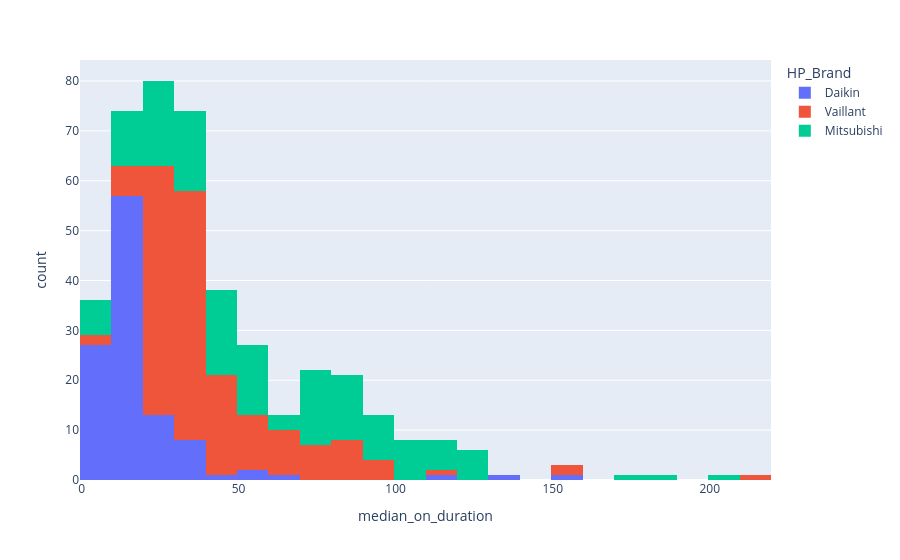

This figure's notebook cell:
### Code cell
px.histogram(groups, x="median_on_duration", color="HP_Brand")

### Figure 1 — Plotly figure (JSON) as saved in the notebook; plotly's stock layout.template omitted (floating-point values rounded to 4 significant figures; data arrays with more than 128 entries replaced by an {"elided": "..."} marker saying what was removed)
{"data": [{"alignmentgroup": "True", "bingroup": "x", "hovertemplate": "HP_Brand=Daikin<br>median_on_duration=%{x}<br>count=%{y}<extra></extra>", "legendgroup": "Daikin", "marker": {"color": "#636efa", "pattern": {"shape": ""}}, "name": "Daikin", "offsetgroup": "Daikin", "orientation": "v", "showlegend": true, "type": "histogram", "x": [4, 20, 8, 14, 10, 10, 12, 12, 12, 6, 18, 14, 22, 20, 10, 2, 4, 8, 151, 12, 132, 12, 12, 10, 4, 12, 26, 32, 10, 36, 12, 36, 8, 10, 12, 12, 12, 12, 2, 12, 2, 16, 2, 26, 10, 10, 112, 10, 4, 10, 24, 10, 12, 16, 22, 8, 10, 20, 30, 4, 12, 4, 26, 12, 0, 2, 14, 4, 16, 54, 10, 10, 12, 10, 10, 18, 10, 40, 62, 10, 32, 12, 28, 4, 4, 4, 18, 2, 16, 22, 10, 12, 28, 8, 14, 10, 58, 12, 34, 34, 16, 38, 2, 8, 22, 6, 4, 12, 12, 12, 16, 12], "xaxis": "x", "yaxis": "y"}, {"alignmentgroup": "True", "bingroup": "x", "hovertemplate": "HP_Brand=Vaillant<br>median_on_duration=%{x}<br>count=%{y}<extra></extra>", "legendgroup": "Vaillant", "marker": {"color": "#EF553B", "pattern": {"shape": ""}}, "name": "Vaillant", "offsetgroup": "Vaillant", "orientation": "v", "showlegend": true, "type": "histogram", "x": {"elided": "171 int values"}, "xaxis": "x", "yaxis": "y"}, {"alignmentgroup": "True", "bingroup": "x", "hovertemplate": "HP_Brand=Mitsubishi<br>median_on_duration=%{x}<br>count=%{y}<extra></extra>", "legendgroup": "Mitsubishi", "marker": {"color": "#00cc96", "pattern": {"shape": ""}}, "name": "Mitsubishi", "offsetgroup": "Mitsubishi", "orientation": "v", "showlegend": true, "type": "histogram", "x": {"elided": "145 int values"}, "xaxis": "x", "yaxis": "y"}], "layout": {"barmode": "relative", "legend": {"title": {"text": "HP_Brand"}, "tracegroupgap": 0}, "margin": {"t": 60}, "xaxis": {"anchor": "y", "domain": [0, 1], "title": {"text": "median_on_duration"}}, "yaxis": {"anchor": "x", "domain": [0, 1], "title": {"text": "count"}}}}
